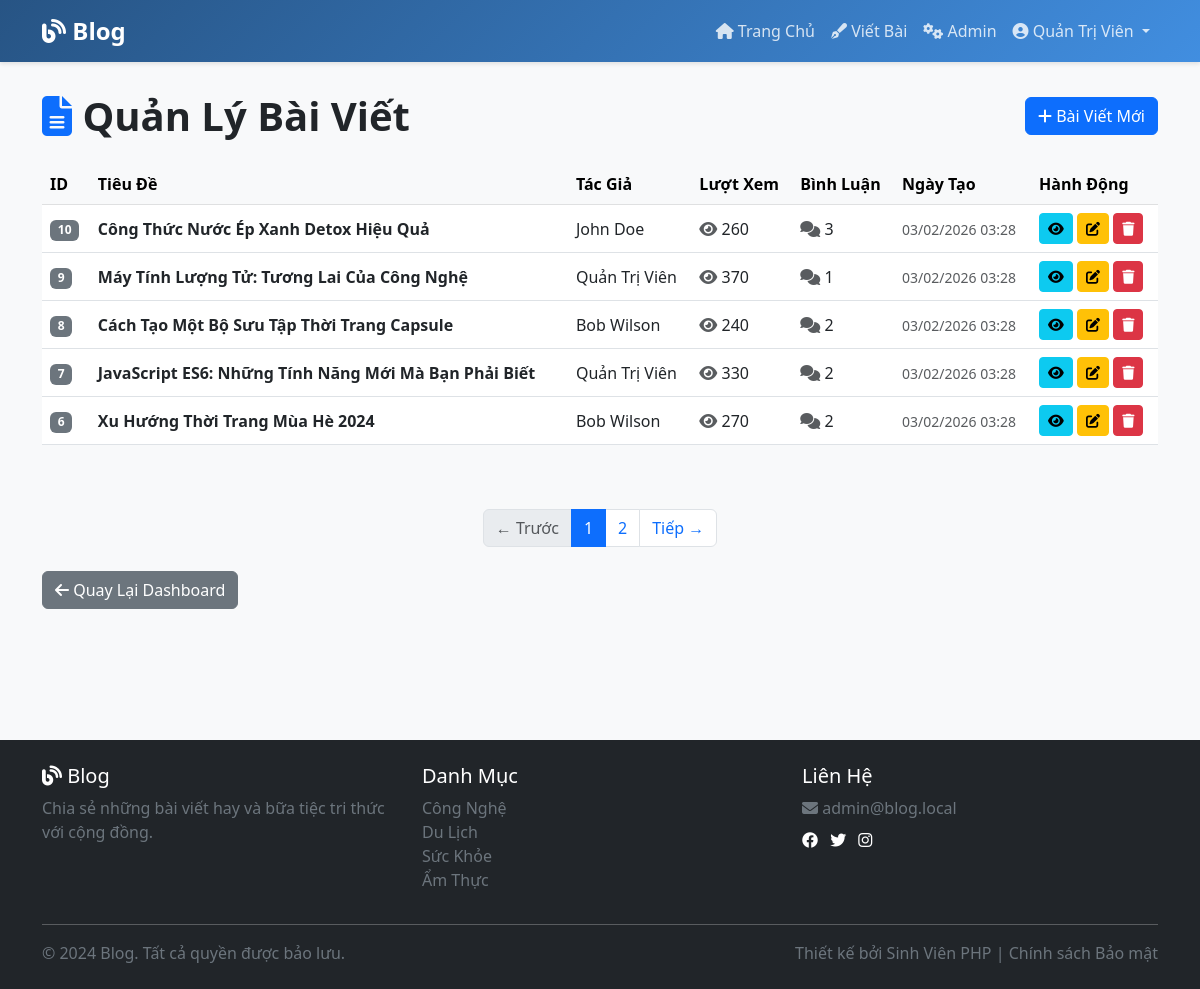
Screenshot of /admin/posts.php (signed in) with the database file from the repository.
### tables this page shows
CREATE TABLE posts (
    id INT PRIMARY KEY AUTO_INCREMENT,
    title VARCHAR(255) NOT NULL,
    slug VARCHAR(255) UNIQUE NOT NULL,
    excerpt TEXT,
    content LONGTEXT NOT NULL,
    user_id INT NOT NULL,
    category_id INT,
    tags VARCHAR(255),
    views INT DEFAULT 0,
    created_at TIMESTAMP DEFAULT CURRENT_TIMESTAMP,
    updated_at TIMESTAMP DEFAULT CURRENT_TIMESTAMP ON UPDATE CURRENT_TIMESTAMP,
    FOREIGN KEY (user_id) REFERENCES users(id) ON DELETE CASCADE,
    FOREIGN KEY (category_id) REFERENCES categories(id) ON DELETE SET NULL,
    INDEX idx_user (user_id),
    INDEX idx_category (category_id),
    INDEX idx_slug (slug),
    INDEX idx_created (created_at)
);

CREATE TABLE users (
    id INT PRIMARY KEY AUTO_INCREMENT,
    username VARCHAR(50) UNIQUE NOT NULL,
    email VARCHAR(100) UNIQUE NOT NULL,
    password VARCHAR(255) NOT NULL,
    fullname VARCHAR(100) NOT NULL,
    role ENUM('user', 'admin') DEFAULT 'user',
    created_at TIMESTAMP DEFAULT CURRENT_TIMESTAMP,
    updated_at TIMESTAMP DEFAULT CURRENT_TIMESTAMP ON UPDATE CURRENT_TIMESTAMP
);

### includes/database.php (called while the page is built, shortened)
<?php
class Database {
    private $pdo;
    public function __construct() {
        try {
            $dsn = 'mysql:host=' . DB_HOST . ';dbname=' . DB_NAME . ';charset=utf8mb4';
            $this->pdo = new PDO($dsn, DB_USER, DB_PASS, [
                PDO::ATTR_ERRMODE => PDO::ERRMODE_EXCEPTION,
                PDO::ATTR_DEFAULT_FETCH_MODE => PDO::FETCH_ASSOC,
                PDO::ATTR_EMULATE_PREPARES => false,
            ]);
        } catch (PDOException $e) {
            die('Kết nối database thất bại: ' . $e->getMessage());
        }
    }
    public function query($sql, $params = []) {
        $stmt = $this->pdo->prepare($sql);
        $stmt->execute($params);
        return $stmt;
    }
    public function fetchAll($sql, $params = []) {
        $stmt = $this->query($sql, $params);
        return $stmt->fetchAll();
    }
    public function fetchColumn($sql, $params = []) {
        $stmt = $this->query($sql, $params);
        return $stmt->fetchColumn();
    }
}
$db = new Database();

### admin/posts.php (the view, shortened to what this page needs)
<?php
require_once __DIR__ . '/../includes/database.php';
require_once __DIR__ . '/../includes/functions.php';
$currentPage = isset($_GET['page']) ? max(1, (int)$_GET['page']) : 1;
$totalPosts = $db->fetchColumn('SELECT COUNT(*) FROM posts');
$pageInfo = getPaginationInfo($currentPage, $totalPosts, POSTS_PER_PAGE);
$posts = $db->fetchAll(
    'SELECT p.*, u.fullname, (SELECT COUNT(*) FROM comments WHERE post_id = p.id) as comment_count
     FROM posts p
     JOIN users u ON p.user_id = u.id
     ORDER BY p.created_at DESC
     LIMIT ? OFFSET ?',
    [$pageInfo['limit'], $pageInfo['offset']]
);
require_once __DIR__ . '/../includes/header.php';
?>
<div class="row mb-4">
    <div class="col-12">
        <div class="d-flex justify-content-between align-items-center">
            <h1 class="display-6 fw-bold mb-0">
                <i class="fas fa-file-alt text-primary"></i> Quản Lý Bài Viết
            </h1>
            <a href="<?php echo SITE_URL; ?>/create-post.php" class="btn btn-primary">
                <i class="fas fa-plus"></i> Bài Viết Mới
            </a>
        </div>
    </div>
</div>
<?php if (empty($posts)): ?>
    <div class="alert alert-info">
        <i class="fas fa-info-circle"></i> Chưa có bài viết nào.
    </div>
<?php else: ?>
    <div class="table-responsive">
        <table class="table table-hover align-middle">
            <thead class="table-light">
                <tr>
                    <th>ID</th>
                    <th>Tiêu Đề</th>
                    <th>Tác Giả</th>
                    <th>Lượt Xem</th>
                    <th>Bình Luận</th>
                    <th>Ngày Tạo</th>
                    <th>Hành Động</th>
                </tr>
            </thead>
            <tbody>
                <?php foreach ($posts as $post): ?>
                    <tr>
                        <td>
                            <span class="badge bg-secondary"><?php echo $post['id']; ?></span>
                        </td>
                        <td>
                            <strong><?php echo escape($post['title']); ?></strong>
                        </td>
                        <td>
                            <?php echo escape($post['fullname']); ?>
                        </td>
                        <td>
                            <i class="fas fa-eye text-muted"></i> <?php echo $post['views']; ?>
                        </td>
                        <td>
                            <i class="fas fa-comments text-muted"></i> <?php echo $post['comment_count']; ?>
                        </td>
                        <td>
                            <small class="text-muted"><?php echo formatDate($post['created_at'], 'd/m/Y H:i'); ?></small>
                        </td>
                        <td>
                            <a href="<?php echo SITE_URL; ?>/post.php?id=<?php echo $post['id']; ?>"
                               class="btn btn-sm btn-info" title="Xem">
                                <i class="fas fa-eye"></i>
                            </a>
                            <a href="<?php echo SITE_URL; ?>/edit-post.php?id=<?php echo $post['id']; ?>"
                               class="btn btn-sm btn-warning" title="Chỉnh sửa">
                                <i class="fas fa-edit"></i>
                            </a>
                            <a href="<?php echo SITE_URL; ?>/delete-post.php?id=<?php echo $post['id']; ?>"
                               class="btn btn-sm btn-danger"
                               onclick="return confirm('Bạn chắc chắn muốn xóa?');" title="Xóa">
                                <i class="fas fa-trash"></i>
                            </a>
                        </td>
                    </tr>
                <?php endforeach; ?>
            </tbody>
        </table>
    </div>
    <?php if ($pageInfo['totalPages'] > 1): ?>
        <div class="mt-5">
            <?php echo renderPagination($currentPage, $pageInfo['totalPages'], 'posts.php'); ?>
        </div>
    <?php endif; ?>
<?php endif; ?>
<div class="mt-4">
    <a href="index.php" class="btn btn-secondary">
        <i class="fas fa-arrow-left"></i> Quay Lại Dashboard
    </a>
</div>
<?php require_once __DIR__ . '/../includes/footer.php'; ?>

### includes/header.php (style rules this page uses)
:root { --primary-color: #3a89dd; --secondary-color: #6c757d; }
body { background-color: #f8f9fa; font-family: 'Segoe UI', Tahoma, Geneva, Verdana, sans-serif; }

### rows the page displays
posts: id "10", title "Công Thức Nước Ép Xanh Detox Hiệu Quả", user.fullname "John Doe", views "260", comment_count "3", created_at "03/02/2026 03:28"
posts: id "9", title "Máy Tính Lượng Tử: Tương Lai Của Công Nghệ", user.fullname "Quản Trị Viên", views "370", comment_count "1", created_at "03/02/2026 03:28"
posts: id "8", title "Cách Tạo Một Bộ Sưu Tập Thời Trang Capsule", user.fullname "Bob Wilson", views "240", comment_count "2", created_at "03/02/2026 03:28"
posts: id "7", title "JavaScript ES6: Những Tính Năng Mới Mà Bạn Phải Biết", user.fullname "Quản Trị Viên", views "330", comment_count "2", created_at "03/02/2026 03:28"
posts: id "6", title "Xu Hướng Thời Trang Mùa Hè 2024", user.fullname "Bob Wilson", views "270", comment_count "2", created_at "03/02/2026 03:28"

### other values shown
SITE_NAME "Blog"
$_SESSION['fullname'] "Quản Trị Viên"
CONTACT_EMAIL "admin@blog.local"
